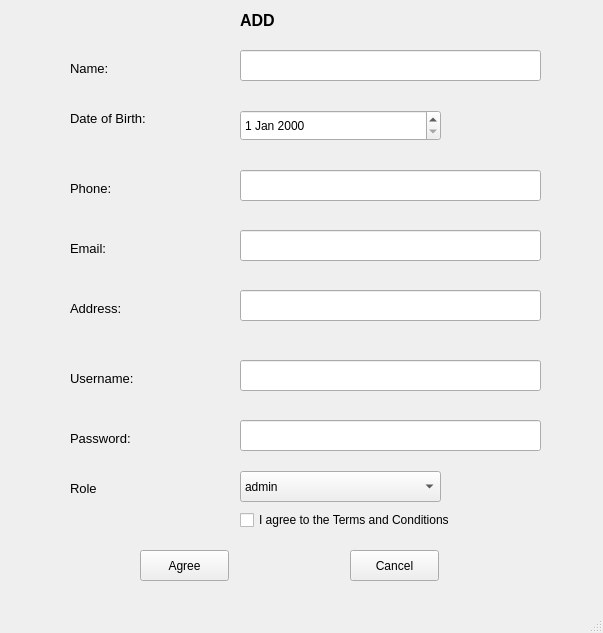
<?xml version="1.0" encoding="UTF-8"?>
<ui version="4.0">
 <class>MainWindow</class>
 <widget class="QMainWindow" name="MainWindow">
  <property name="geometry">
   <rect>
    <x>0</x>
    <y>0</y>
    <width>603</width>
    <height>633</height>
   </rect>
  </property>
  <property name="windowTitle">
   <string>MainWindow</string>
  </property>
  <widget class="QWidget" name="centralwidget">
   <widget class="QLabel" name="label_4">
    <property name="geometry">
     <rect>
      <x>240</x>
      <y>0</y>
      <width>111</width>
      <height>41</height>
     </rect>
    </property>
    <property name="font">
     <font>
      <pointsize>12</pointsize>
      <weight>75</weight>
      <bold>true</bold>
     </font>
    </property>
    <property name="text">
     <string>ADD</string>
    </property>
   </widget>
   <widget class="QLabel" name="label_5">
    <property name="geometry">
     <rect>
      <x>70</x>
      <y>60</y>
      <width>101</width>
      <height>16</height>
     </rect>
    </property>
    <property name="font">
     <font>
      <pointsize>10</pointsize>
     </font>
    </property>
    <property name="text">
     <string>Name:</string>
    </property>
   </widget>
   <widget class="QLabel" name="label_6">
    <property name="geometry">
     <rect>
      <x>70</x>
      <y>110</y>
      <width>101</width>
      <height>16</height>
     </rect>
    </property>
    <property name="font">
     <font>
      <pointsize>10</pointsize>
     </font>
    </property>
    <property name="text">
     <string>Date of Birth:</string>
    </property>
   </widget>
   <widget class="QLabel" name="label_7">
    <property name="geometry">
     <rect>
      <x>70</x>
      <y>180</y>
      <width>101</width>
      <height>16</height>
     </rect>
    </property>
    <property name="font">
     <font>
      <pointsize>10</pointsize>
     </font>
    </property>
    <property name="text">
     <string>Phone:</string>
    </property>
   </widget>
   <widget class="QLabel" name="label_8">
    <property name="geometry">
     <rect>
      <x>70</x>
      <y>240</y>
      <width>101</width>
      <height>16</height>
     </rect>
    </property>
    <property name="font">
     <font>
      <pointsize>10</pointsize>
     </font>
    </property>
    <property name="text">
     <string>Email:</string>
    </property>
   </widget>
   <widget class="QLabel" name="label_9">
    <property name="geometry">
     <rect>
      <x>70</x>
      <y>370</y>
      <width>101</width>
      <height>16</height>
     </rect>
    </property>
    <property name="font">
     <font>
      <pointsize>10</pointsize>
     </font>
    </property>
    <property name="text">
     <string>Username:</string>
    </property>
   </widget>
   <widget class="QLabel" name="label_10">
    <property name="geometry">
     <rect>
      <x>70</x>
      <y>430</y>
      <width>101</width>
      <height>16</height>
     </rect>
    </property>
    <property name="font">
     <font>
      <pointsize>10</pointsize>
     </font>
    </property>
    <property name="text">
     <string>Password:</string>
    </property>
   </widget>
   <widget class="QLineEdit" name="txt_name">
    <property name="geometry">
     <rect>
      <x>240</x>
      <y>50</y>
      <width>301</width>
      <height>31</height>
     </rect>
    </property>
   </widget>
   <widget class="QLineEdit" name="txt_phone">
    <property name="geometry">
     <rect>
      <x>240</x>
      <y>170</y>
      <width>301</width>
      <height>31</height>
     </rect>
    </property>
   </widget>
   <widget class="QLineEdit" name="txt_email">
    <property name="geometry">
     <rect>
      <x>240</x>
      <y>230</y>
      <width>301</width>
      <height>31</height>
     </rect>
    </property>
   </widget>
   <widget class="QLineEdit" name="tx_username">
    <property name="geometry">
     <rect>
      <x>240</x>
      <y>360</y>
      <width>301</width>
      <height>31</height>
     </rect>
    </property>
   </widget>
   <widget class="QLineEdit" name="txt_password">
    <property name="geometry">
     <rect>
      <x>240</x>
      <y>420</y>
      <width>301</width>
      <height>31</height>
     </rect>
    </property>
   </widget>
   <widget class="QDateEdit" name="date">
    <property name="geometry">
     <rect>
      <x>240</x>
      <y>110</y>
      <width>201</width>
      <height>31</height>
     </rect>
    </property>
   </widget>
   <widget class="QPushButton" name="btn_ok">
    <property name="geometry">
     <rect>
      <x>140</x>
      <y>550</y>
      <width>89</width>
      <height>31</height>
     </rect>
    </property>
    <property name="text">
     <string>Agree</string>
    </property>
   </widget>
   <widget class="QPushButton" name="btn_canncel">
    <property name="geometry">
     <rect>
      <x>350</x>
      <y>550</y>
      <width>89</width>
      <height>31</height>
     </rect>
    </property>
    <property name="text">
     <string>Cancel</string>
    </property>
   </widget>
   <widget class="QCheckBox" name="check_box_agree">
    <property name="geometry">
     <rect>
      <x>240</x>
      <y>510</y>
      <width>251</width>
      <height>20</height>
     </rect>
    </property>
    <property name="text">
     <string>I agree to the Terms and Conditions</string>
    </property>
   </widget>
   <widget class="QLineEdit" name="txt_email_2">
    <property name="geometry">
     <rect>
      <x>240</x>
      <y>290</y>
      <width>301</width>
      <height>31</height>
     </rect>
    </property>
    <property name="text">
     <string/>
    </property>
   </widget>
   <widget class="QLabel" name="label_11">
    <property name="geometry">
     <rect>
      <x>70</x>
      <y>300</y>
      <width>101</width>
      <height>16</height>
     </rect>
    </property>
    <property name="font">
     <font>
      <pointsize>10</pointsize>
     </font>
    </property>
    <property name="text">
     <string>Address:</string>
    </property>
   </widget>
   <widget class="QLabel" name="label_12">
    <property name="geometry">
     <rect>
      <x>70</x>
      <y>480</y>
      <width>101</width>
      <height>16</height>
     </rect>
    </property>
    <property name="font">
     <font>
      <pointsize>10</pointsize>
     </font>
    </property>
    <property name="text">
     <string>Role</string>
    </property>
   </widget>
   <widget class="QComboBox" name="comboBox">
    <property name="geometry">
     <rect>
      <x>240</x>
      <y>471</y>
      <width>201</width>
      <height>31</height>
     </rect>
    </property>
    <item>
     <property name="text">
      <string>admin</string>
     </property>
    </item>
    <item>
     <property name="text">
      <string>user</string>
     </property>
    </item>
   </widget>
  </widget>
  <widget class="QMenuBar" name="menubar">
   <property name="geometry">
    <rect>
     <x>0</x>
     <y>0</y>
     <width>603</width>
     <height>21</height>
    </rect>
   </property>
  </widget>
  <widget class="QStatusBar" name="statusbar"/>
 </widget>
 <resources/>
 <connections/>
</ui>
